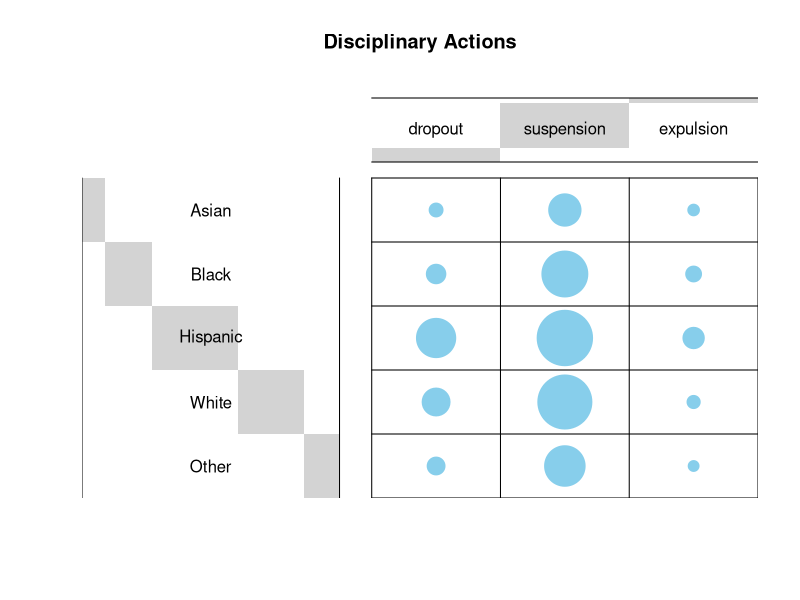
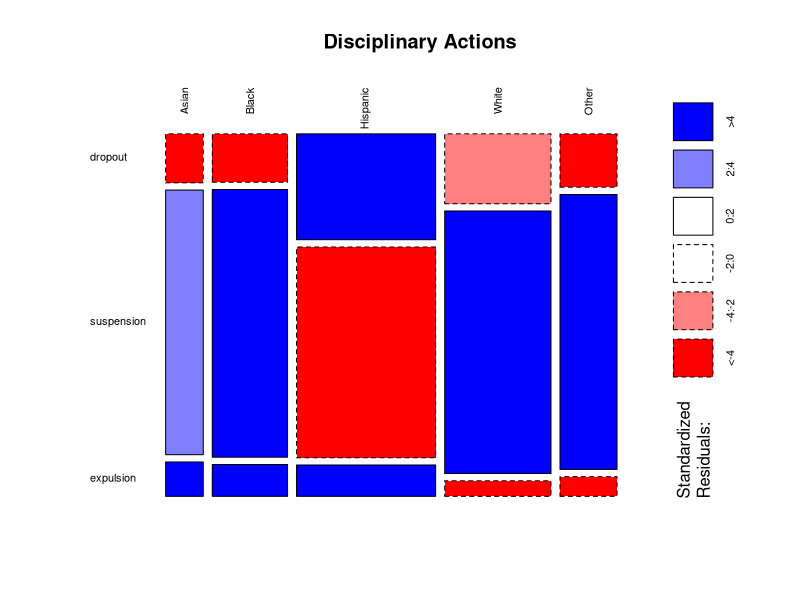
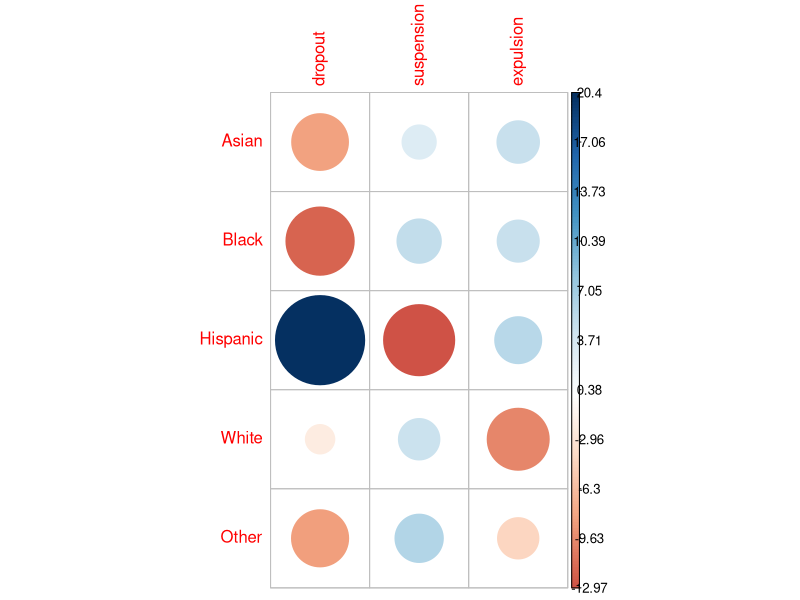
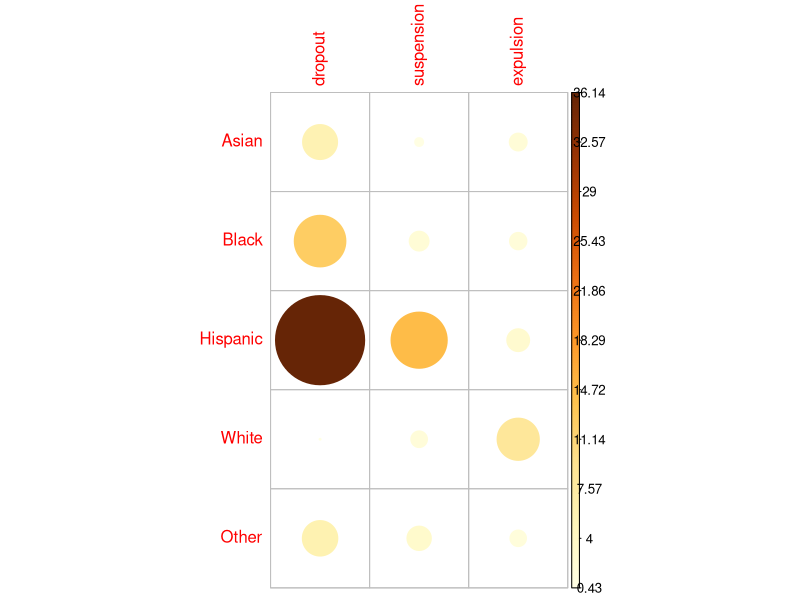

These charts were generated, in order, by the following R code:
## ---- chunk 1
#loads data 
chidata <- read.csv(file = "completeMerge copy.csv", header = T)
#drops 1st column b/c we don't need it 
newchi <- chidata[,-c(1)]

#this code was from stackoverflow the title was "Need to convert columns to rows in R"
#need to transform the data set so the columns become the rows 
#i think this transposes the data. in my opnion it did transpose the dataset but then again i could be completly wrong, we'll seee. 

#creates a data frame and transposes the old data. Old data = 125 obs & 44 var -> New data = 44 obs & 125 variables 
dftransposechi <- data.frame(t(newchi))

#this extracts the rows needed to build a new dataframe with only ethinicities 
ethnicitychi <- dftransposechi[c("do_asian", "do_black", "do_hisp","do_white","do_other", "AsianSuspensions", "BlackSuspensions", "HispanicSuspensions", "WhiteSuspensoins", "OtherSuspensions","Expulsion_Asian",        "Expulsion_Black", "Expulsion_White","Expulsion_Hispanic","Expulsion_Other"),]

#not sure why i'm doind this but im going to transpose this dataset again
newethnicitytransposedf <- data.frame(t(ethnicitychi))
## ---- chunk 2
#need to figure out how to append the other column because in the finalized dataset that column was not merged but was there when I merged my expulsion dataset????????

#take the sum of each column to make a new dataframe. pretty sure there's a faster way of doing this  
dropoutasian <- sum(as.numeric(newethnicitytransposedf$do_asian))
dropoutblack <- sum(as.numeric(newethnicitytransposedf$do_black))
dropouthisp <- sum(as.numeric(newethnicitytransposedf$do_hisp))
dropoutwhite <- sum(as.numeric(newethnicitytransposedf$do_white))
dropoutother <- sum(as.numeric(newethnicitytransposedf$do_other))
#do the same for suspension
susasian <- sum(as.numeric(newethnicitytransposedf$AsianSuspensions))
susblack <- sum(as.numeric(newethnicitytransposedf$BlackSuspensions))
sushisp <- sum(as.numeric(newethnicitytransposedf$HispanicSuspensions))
suswhite <- sum(as.numeric(newethnicitytransposedf$WhiteSuspensoins))
susother <- sum(as.numeric(newethnicitytransposedf$OtherSuspensions))
#do the same for expulsion
expulsionasian <- sum(as.numeric(newethnicitytransposedf$Expulsion_Asian))
expulsionblack <- sum(as.numeric(newethnicitytransposedf$Expulsion_Black))
expulsionhisp <- sum(as.numeric(newethnicitytransposedf$Expulsion_Hispanic))
expulsionwhite <- sum(as.numeric(newethnicitytransposedf$Expulsion_White))
expulsionother <- sum(as.numeric(newethnicitytransposedf$Expulsion_Other))
## ---- chunk 3
#install.packages("data.table")
#makes a vector with these numbers
library("data.table")
library("dplyr")
#makes a list in order to create a dataframe
dropout = c(399,788,3185,1607,659)
suspension = c(2155,4356,6341,6035, 3392)
expulsion = c(280, 518, 943,358,243)
#creates a dataframe with the above 
chimatrixfortable <- data.frame(dropout, suspension, expulsion)
#renames rows 
setattr(chimatrixfortable, "row.names", c("Asian", "Black", "Hispanic","White", "Other"))
## ---- chunk 4
#this code was obtained from Statistical tools for high-throughput data analysis
#install.packages("gplots")
library(gplots)
library(ggplot2)
# convert the data as a table
#this code creates a table in 
dt <- as.table(as.matrix(chimatrixfortable))
# Graphs the new table dt 
balloonplot(t(dt), main ="Disciplinary Actions", xlab ="", ylab="",
            label = FALSE, show.margins = FALSE)

#need to look into how to interpret
#way to visualize the contingency table
library("graphics")
mosaicplot(dt, shade = TRUE, las=2,
           main = "Disciplinary Actions")
## ---- chunk 5
# computing the chi- square test 
chisq <- chisq.test(chimatrixfortable)
chisq
#computed the observed counts 
chisq$observed
#computes the expected counts and rounds to 2 decimal points 
round(chisq$expected,2)
#prints out the residuals for the chi square
round(chisq$residuals, 3)
#visualization of the residuals 
library(corrplot)
corrplot(chisq$residuals, is.cor = FALSE)
# Contibution in percentage (%)
contrib <- 100*chisq$residuals^2/chisq$statistic
round(contrib, 3)
# Visualize the contribution
corrplot(contrib, is.cor = FALSE)
